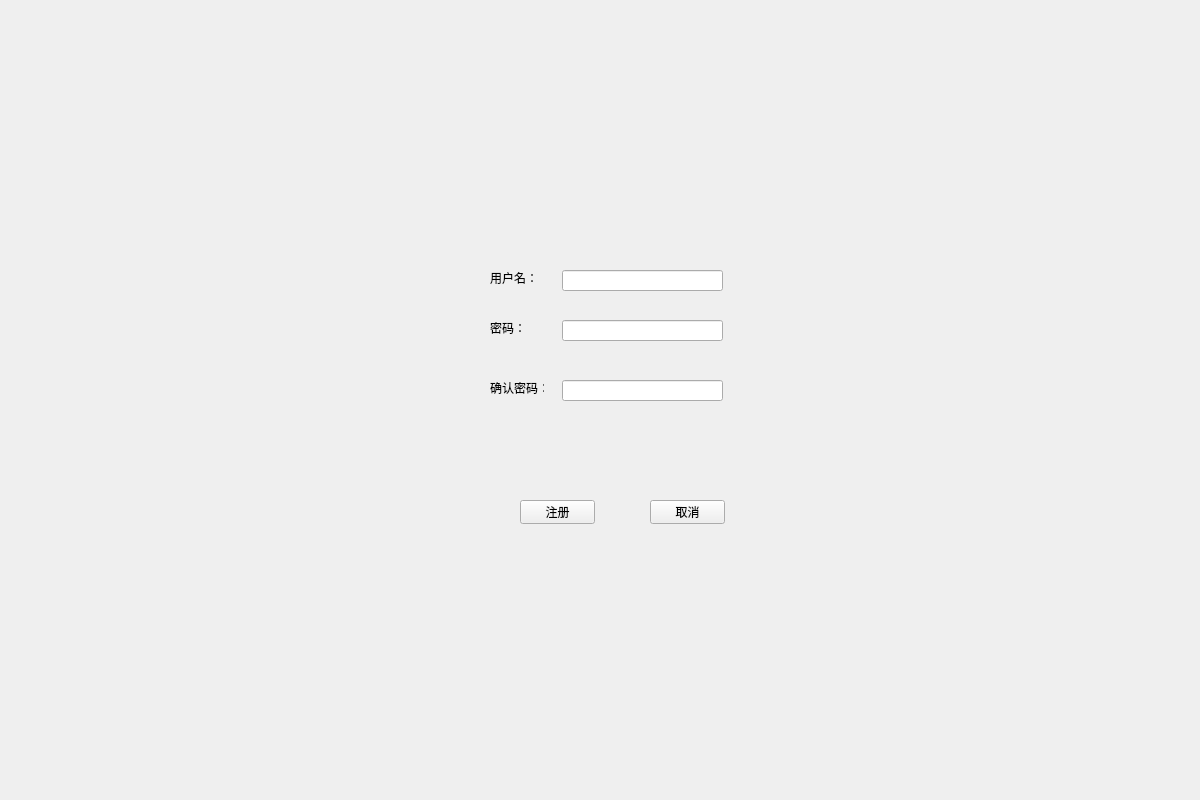
<?xml version="1.0" encoding="UTF-8"?>
<ui version="4.0">
 <class>Frm_Register</class>
 <widget class="QWidget" name="Frm_Register">
  <property name="geometry">
   <rect>
    <x>0</x>
    <y>0</y>
    <width>1200</width>
    <height>800</height>
   </rect>
  </property>
  <property name="minimumSize">
   <size>
    <width>1200</width>
    <height>800</height>
   </size>
  </property>
  <property name="maximumSize">
   <size>
    <width>1200</width>
    <height>800</height>
   </size>
  </property>
  <property name="windowTitle">
   <string>Form</string>
  </property>
  <widget class="QLabel" name="lbl_name">
   <property name="geometry">
    <rect>
     <x>490</x>
     <y>270</y>
     <width>54</width>
     <height>16</height>
    </rect>
   </property>
   <property name="text">
    <string>用户名：</string>
   </property>
  </widget>
  <widget class="QLabel" name="lbl_pwd">
   <property name="geometry">
    <rect>
     <x>490</x>
     <y>320</y>
     <width>54</width>
     <height>16</height>
    </rect>
   </property>
   <property name="text">
    <string>密码：</string>
   </property>
  </widget>
  <widget class="QLabel" name="lbl_pwd2">
   <property name="geometry">
    <rect>
     <x>490</x>
     <y>380</y>
     <width>54</width>
     <height>16</height>
    </rect>
   </property>
   <property name="text">
    <string>确认密码：</string>
   </property>
  </widget>
  <widget class="QLineEdit" name="txt_name">
   <property name="geometry">
    <rect>
     <x>562</x>
     <y>270</y>
     <width>161</width>
     <height>21</height>
    </rect>
   </property>
  </widget>
  <widget class="QLineEdit" name="txt_pwd">
   <property name="geometry">
    <rect>
     <x>562</x>
     <y>320</y>
     <width>161</width>
     <height>21</height>
    </rect>
   </property>
   <property name="echoMode">
    <enum>QLineEdit::EchoMode::Password</enum>
   </property>
  </widget>
  <widget class="QLineEdit" name="txt_pwd2">
   <property name="geometry">
    <rect>
     <x>562</x>
     <y>380</y>
     <width>161</width>
     <height>21</height>
    </rect>
   </property>
   <property name="echoMode">
    <enum>QLineEdit::EchoMode::Password</enum>
   </property>
  </widget>
  <widget class="QPushButton" name="btn_register">
   <property name="geometry">
    <rect>
     <x>520</x>
     <y>500</y>
     <width>75</width>
     <height>24</height>
    </rect>
   </property>
   <property name="text">
    <string>注册</string>
   </property>
  </widget>
  <widget class="QPushButton" name="btn_cancel">
   <property name="geometry">
    <rect>
     <x>650</x>
     <y>500</y>
     <width>75</width>
     <height>24</height>
    </rect>
   </property>
   <property name="text">
    <string>取消</string>
   </property>
  </widget>
 </widget>
 <resources/>
 <connections/>
</ui>
